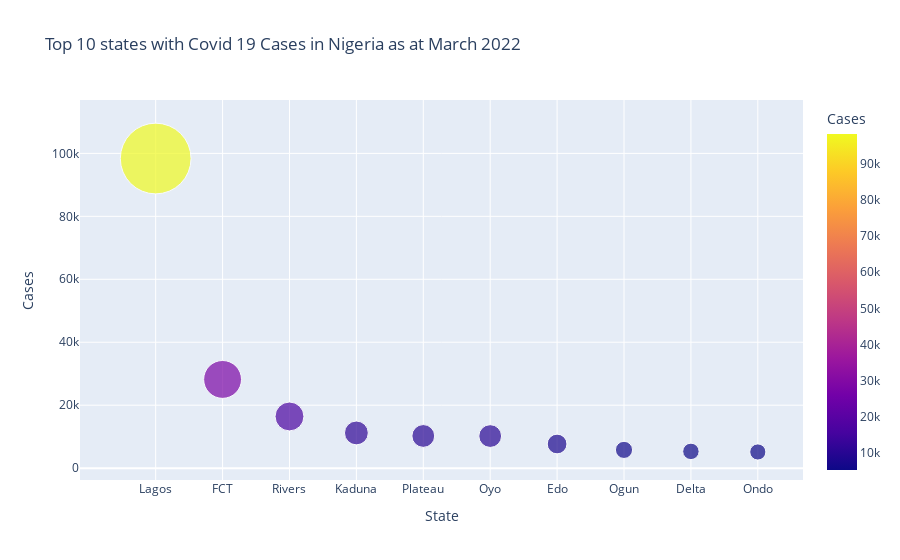

Source (notebook cell):
### Code cell
# a. Top 10 confirmed cases (Bubble plot)

top10_confirmed = pd.DataFrame(df_new.groupby('State')['Cases'].
                               sum().nlargest(10).sort_values(ascending = False)) # created a dataframe for the top 10 states 

fig1 = px.scatter(top10_confirmed, x = top10_confirmed.index, y = 'Cases', size = 'Cases', size_max = 50,
                color = 'Cases', title = 'Top 10 states with Covid 19 Cases in Nigeria as at March 2022')
fig1.show()

### Figure 1 — Plotly figure (JSON) as saved in the notebook; plotly's stock layout.template omitted (floating-point values rounded to 4 significant figures)
{"data": [{"hovertemplate": "State=%{x}<br>Cases=%{marker.color}<extra></extra>", "legendgroup": "", "marker": {"color": [98366, 28187, 16422, 11185, 10227, 10196, 7672, 5798, 5328, 5143], "coloraxis": "coloraxis", "size": [98366, 28187, 16422, 11185, 10227, 10196, 7672, 5798, 5328, 5143], "sizemode": "area", "sizeref": 39.35, "symbol": "circle"}, "mode": "markers", "name": "", "orientation": "v", "showlegend": false, "type": "scatter", "x": ["Lagos", "FCT", "Rivers", "Kaduna", "Plateau", "Oyo", "Edo", "Ogun", "Delta", "Ondo"], "xaxis": "x", "y": [98366, 28187, 16422, 11185, 10227, 10196, 7672, 5798, 5328, 5143], "yaxis": "y"}], "layout": {"coloraxis": {"colorbar": {"title": {"text": "Cases"}}, "colorscale": [[0, "#0d0887"], [0.1111, "#46039f"], [0.2222, "#7201a8"], [0.3333, "#9c179e"], [0.4444, "#bd3786"], [0.5556, "#d8576b"], [0.6667, "#ed7953"], [0.7778, "#fb9f3a"], [0.8889, "#fdca26"], [1, "#f0f921"]]}, "legend": {"itemsizing": "constant", "tracegroupgap": 0}, "title": {"text": "Top 10 states with Covid 19 Cases in Nigeria as at March 2022"}, "xaxis": {"anchor": "y", "domain": [0, 1], "title": {"text": "State"}}, "yaxis": {"anchor": "x", "domain": [0, 1], "title": {"text": "Cases"}}}}
